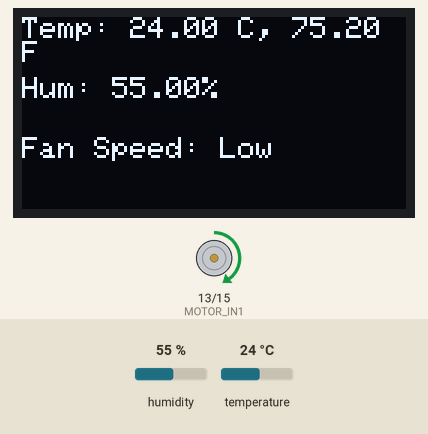
This sketch was run on a simulated ESP8266 (NodeMCU). Shown: 128×64 one-colour display, motor-driver pin pairs drawn as motors (green arrow = first pin HIGH = forward, orange = second pin HIGH = backward, longer = more drive, scaled by the enable pin). The inputs (shaded band) are chosen by the test bench; at power-on: temperature 24 °C, humidity 55 %. WiFi joins after 1.5 s; servers stay silent unless stated; the display library's start-up logo is not drawn; uploads are accepted with an empty reply; what the sketch prints to the serial monitor is not drawn.

Above: at 6.4 s.
6.5 s: temperature set to 29 °C
At 10.5 s:
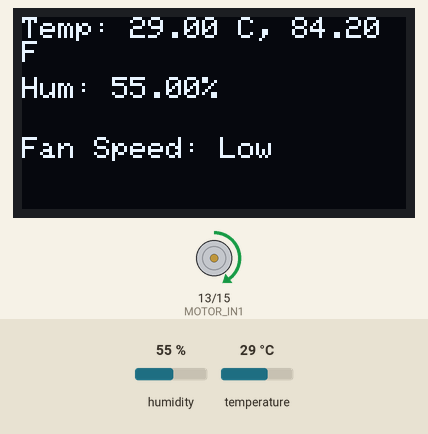
11.2 s: temperature set to 32 °C
At 13.2 s:
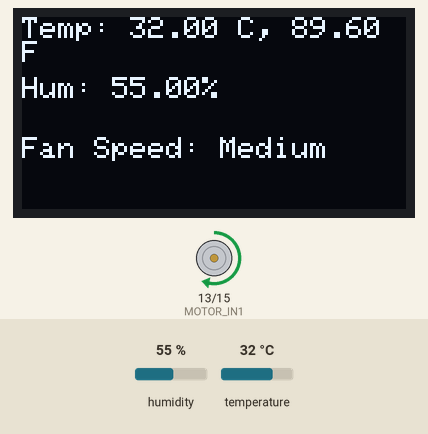
15.9 s: temperature set to 34 °C
At 17.1 s:
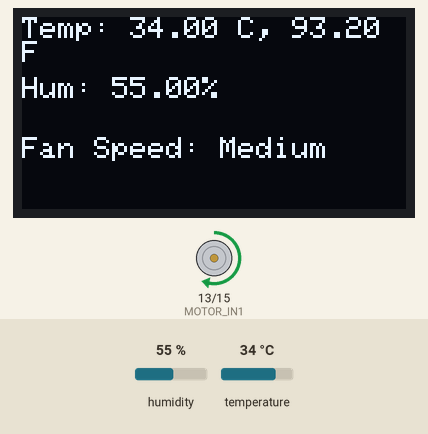
20.6 s: temperature set to 37 °C
At 23.7 s:
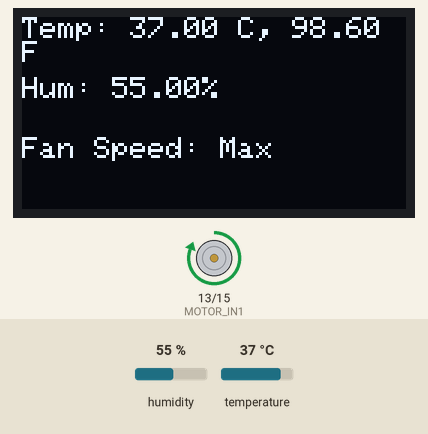
25.3 s: humidity set to 22 %
At 27.6 s:
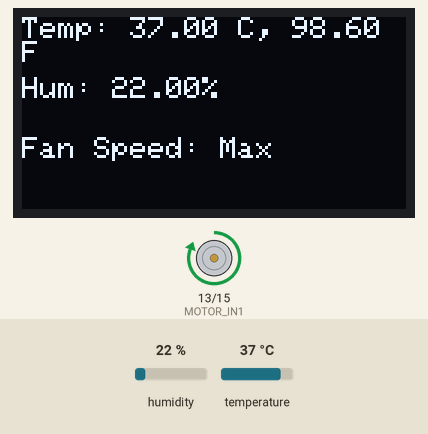
30.0 s: temperature set to 12 °C
At 34.1 s:
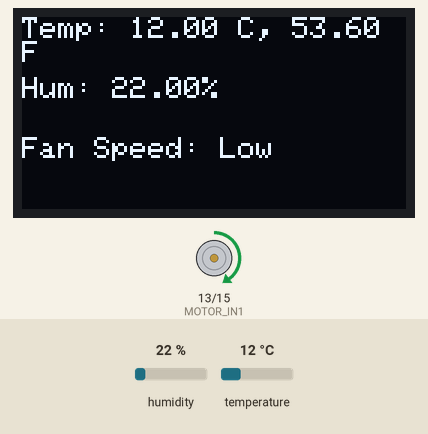
Timing chart, 0 to 35.6 s (numbered marks = the images above; inputs shaded):
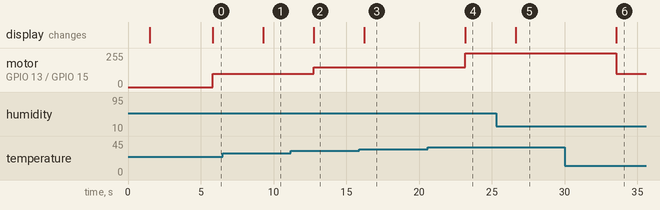

Measured:
- the behaviour switches between 30 and 31 °C on temperature (found by bisection; images 1 and 2)
- the behaviour switches between 35 and 36 °C on temperature (found by bisection; images 3 and 4)
- after the input at 6.5 s, the display: changes after 2.8 s (image 1)
- after the input at 11.2 s, motor on GPIO 13 (MOTOR_IN1) / GPIO 15 (MOTOR_IN2): forward 100/255 → forward 150/255 after 1.6 s; the display: changes after 1.6 s (image 2)
- after the input at 15.9 s, the display: changes after 0.33 s (image 3)
- after the input at 20.6 s, motor on GPIO 13 (MOTOR_IN1) / GPIO 15 (MOTOR_IN2): forward 150/255 → forward 255/255 after 2.6 s; the display: changes after 2.6 s (image 4)
- after the input at 25.3 s, the display: changes after 1.3 s (image 5)
- after the input at 30.0 s, motor on GPIO 13 (MOTOR_IN1) / GPIO 15 (MOTOR_IN2): forward 255/255 → forward 100/255 after 3.6 s; the display: changes after 3.6 s (image 6)

The sketch:

Wireless_web_based_Fan_Control_http_try1_f.ino
```cpp
  #include "DHT.h"
  #include <Wire.h>
  #include <Adafruit_GFX.h>
  #include <Adafruit_SSD1306.h>
  #include <ESP8266HTTPClient.h>
  #include <ESP8266WiFi.h>

  #define DPIN 14         //  DHT sensor (GPIO number) D5
  #define DTYPE DHT11
  #define SCREEN_WIDTH 128 // OLED display width, in pixels
  #define SCREEN_HEIGHT 64 // OLED display height, in pixels

  #define STASSID "Mi19"
  #define STAPSK "Manas@test"

  #define OLED_RESET    -1 // Reset pin # (or -1 if sharing Arduino reset pin)
  Adafruit_SSD1306 display(SCREEN_WIDTH, SCREEN_HEIGHT, &Wire, OLED_RESET);

  DHT dht(DPIN, DTYPE);

  // Motor driver pins
  #define MOTOR_ENA 12 // Enable pin for motor driver
  #define MOTOR_IN1 13 // Input pin 1 for motor driver
  #define MOTOR_IN2 15 // Input pin 2 for motor driver

  String autoStatus = "on";
  int fanSpeed = 0;

  void setup() {
    Serial.begin(9600);
    dht.begin();
    WiFi.begin(STASSID, STAPSK);

    while (WiFi.status() != WL_CONNECTED) {
      delay(500);
      Serial.print(".");
    }
    pinMode(MOTOR_ENA, OUTPUT);
    pinMode(MOTOR_IN1, OUTPUT);
    pinMode(MOTOR_IN2, OUTPUT);

    if(!display.begin(SSD1306_SWITCHCAPVCC, 0x3C)) { // Address 0x3C for 128x64
      Serial.println(F("SSD1306 allocation failed"));
      for(;;);
    }

    display.display();
    delay(2000); // Pause for 2 seconds
    display.clearDisplay();
  }

  void loop() {
    delay(2000);

    float tc = dht.readTemperature(false);  // Read temperature in C
    float tf = dht.readTemperature(true);   // Read Temperature in F
    float hu = dht.readHumidity();          // Read Humidity

    Serial.print("Temp: ");
    Serial.print(tc);
    Serial.print(" C, ");
    Serial.print(tf);
    Serial.print(" F, Hum: ");
    Serial.print(hu);
    Serial.println("%");

    fetchFanAutoStatus();

    display.clearDisplay();
    display.setTextSize(1);      // Normal 1:1 pixel scale
    display.setTextColor(SSD1306_WHITE); // Draw white text
    display.setCursor(0,0);     // Start at top-left corner
    display.print("Temp: ");
    display.print(tc);
    display.print(" C, ");
    display.print(tf);
    display.print(" F");
    display.setCursor(0,20);
    display.print("Hum: ");
    display.print(hu);
    display.print("%");

    display.setCursor(0, 40);

    if (autoStatus == "on") {
    // Adjust fan speed automatically based on temperature
    if (tc > 35) {
      display.println("Fan Speed: Max");
      fanSpeed = 255; // Set fan speed to maximum
    } else if (tc > 30) {
      display.println("Fan Speed: Medium");
      fanSpeed = 150; // Set fan speed to medium
    } else {
      display.println("Fan Speed: Low");
      fanSpeed = 100; // Set fan speed to low
    }
  } else {
    // Use fan speed received from the API
    display.print("Fan Speed: ");
    display.println(fanSpeed);
    if(fanSpeed==1){
      fanSpeed=50;
    }else if(fanSpeed==2){
      fanSpeed=100;
    }else if(fanSpeed==3){
      fanSpeed=150;
    }else if(fanSpeed==4){
      fanSpeed=200;
    }else if(fanSpeed==5){
      fanSpeed=250;
    }
  }

    display.display();
      analogWrite(MOTOR_ENA, fanSpeed);
      digitalWrite(MOTOR_IN1, HIGH); // Set motor direction (forward)
      digitalWrite(MOTOR_IN2, LOW);
    // Send data to server
    Serial.print(WiFi.status());
    if ((WiFi.status() == WL_CONNECTED)) {
      WiFiClient client;
      HTTPClient http;

      // Serial.print("[HTTP] begin...\n");
      http.begin(client, "http://192.168.67.131:3000/data"); // Change SERVER_IP and route accordingly
      http.addHeader("Content-Type", "application/json");

      // Create JSON payload
      String payload = "{\"temperatureC\":" + String(tc) +
                      ",\"temperatureF\":" + String(tf) +
                      ",\"humidity\":" + String(hu) +
                      ",\"fanSpeed\":" + String(fanSpeed/50) + "}";

      // Serial.print("[HTTP] POST...\n");
      int httpCode = http.POST(payload);

      if (httpCode > 0) {
        // Serial.printf("[HTTP] POST... code: %d\n", httpCode);

        if (httpCode == HTTP_CODE_OK) {
          const String& response = http.getString();
          // Serial.println("Server response:\n<<");
          // Serial.println(response);
          // Serial.println(">>");
        }
      } else {
        Serial.printf("[HTTP] POST... failed, error: %s\n", http.errorToString(httpCode).c_str());
      }

      http.end();
    }

    delay(1000); // Adjust delay as needed
  }


void fetchFanAutoStatus() {
  if (WiFi.status() == WL_CONNECTED) {
    WiFiClient client;
    HTTPClient http;

    Serial.print("[HTTP] Fetching fan speed and auto status...\n");
    http.begin(client, "http://192.168.67.131:3000/fan"); // Change SERVER_IP and route accordingly

    int httpCode = http.GET();

    if (httpCode > 0) {
      if (httpCode == HTTP_CODE_OK) {
        String payload = http.getString();
        Serial.println("Server response:");
        Serial.println(payload);

        // Parse JSON response
        int index = payload.indexOf("\"fan\":\"") + 7; // Start index of fanSpeed value
        int endIndex = payload.indexOf("\"", index); // End index of fanSpeed value
        String fanSpeedStr = payload.substring(index, endIndex);
        fanSpeed = fanSpeedStr.toInt();

        if (payload.indexOf("\"auto\":\"on\"") != -1) {
          autoStatus = "on";
        } else {
          autoStatus = "off";
        }
      }
    } else {
      Serial.printf("[HTTP] GET... failed, error: %s\n", http.errorToString(httpCode).c_str());
    }

    http.end();
  }
}
```
